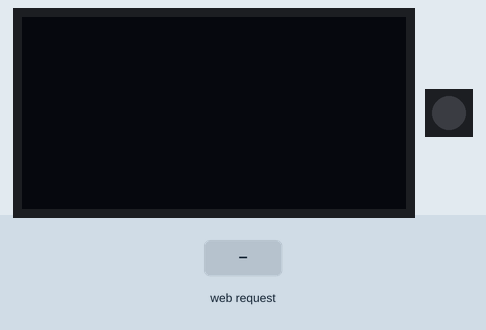
The program below on a simulated ESP32 board running MicroPython. Shown: 128×64 one-colour display, 1 RGB LEDs in strip order, left to right. The inputs (shaded band) are chosen by the test bench. The OLED is the two-colour kind (top 16 rows yellow); WiFi joins after 1.5 s; random numbers come from a fixed seed; the board's own WiFi access point starts at once; what the program prints to the serial console is not drawn.

Above: at 3.2 s.
3.3 s: HTTP request GET /guess?answer=90 received
At 4.9 s:
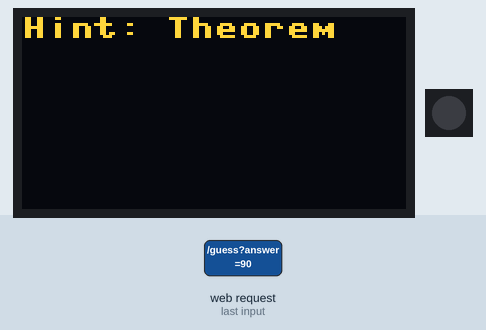
5.3 s: HTTP request GET /restart received
At 6.0 s:
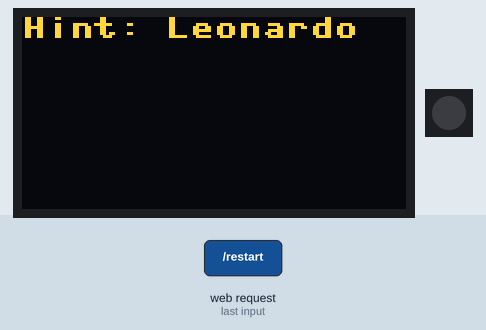
6.8 s: HTTP request GET /guess?answer=90 received
At 8.5 s:
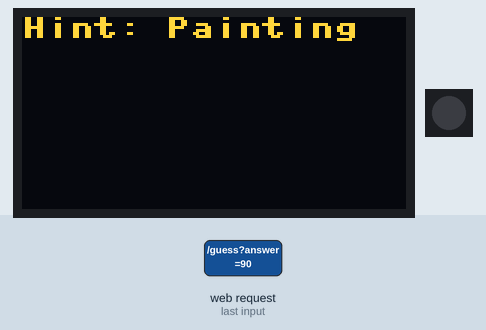
8.8 s: HTTP request GET /restart received
At 9.9 s:
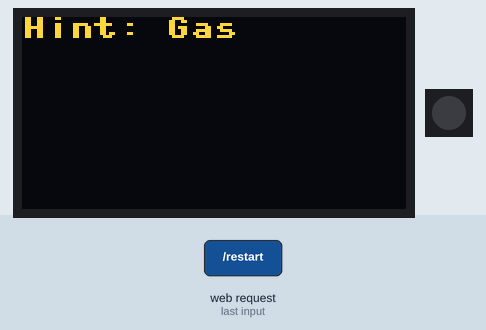
10.3 s: HTTP request GET /guess?answer=90 received
At 11.4 s:
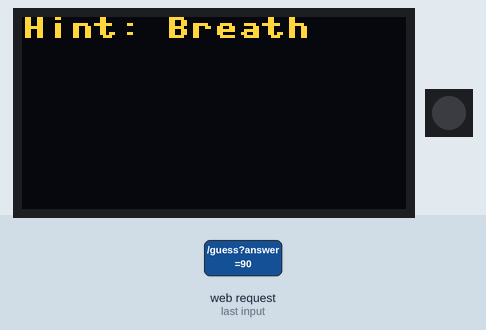
12.3 s: HTTP request GET /restart received
At 13.8 s:
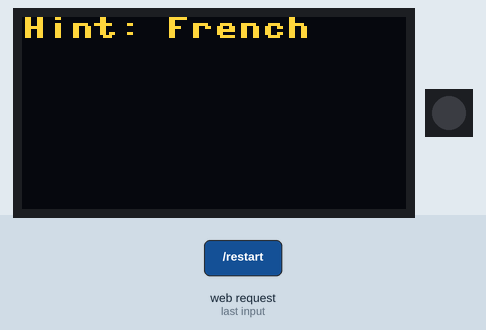
Timing chart, 0 to 14.8 s (numbered marks = the images above; inputs shaded):
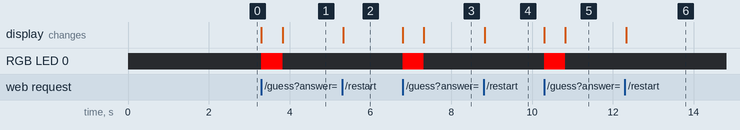

Measured:
- after the input at 3.3 s, RGB LED 0: off → RGB(255, 0, 0) at once, → off 0.52 s later
- after the input at 5.3 s, the display: changes at once (image 2)
- after the input at 6.8 s, RGB LED 0: off → RGB(255, 0, 0) at once, → off 0.52 s later
- after the input at 8.8 s, the display: changes at once (image 4)
- after the input at 10.3 s, RGB LED 0: off → RGB(255, 0, 0) at once, → off 0.52 s later
- after the input at 12.3 s, the display: changes at once (image 6)

The program:

trivia_game_task_2_version2.py
```python
import network
import wifi_manager
import socket
import time
from machine import Pin, SoftI2C
from neopixel import NeoPixel
import dht
from ssd1306 import SSD1306_I2C
import urandom

dht_pin = Pin(4)
sensor = dht.DHT11(dht_pin)

i2c = SoftI2C(scl=Pin(9), sda=Pin(8))
oled = SSD1306_I2C(128, 64, i2c)

rgb_pin = Pin(48, Pin.OUT)
rgb_led = NeoPixel(rgb_pin, 1)

SSID = "Heart Snatcher"
PASS = "iaminvincible07"

trivia_data = [
    {"category": "Science", "word": "Einstein", "hints": ["Relativity", "Physicist", "E=mc^2", "Nobel Prize", "Theory of Relativity"]},
    {"category": "Geography", "word": "Nile", "hints": ["Longest river", "Africa", "Egypt", "Flows north", "Cairo"]},
    {"category": "History", "word": "Napoleon", "hints": ["French", "Emperor", "Waterloo", "Short", "Corsica"]},
    {"category": "Technology", "word": "Internet", "hints": ["WWW", "Online", "Browsing", "Data", "Google"]},
    {"category": "Math", "word": "Pythagoras", "hints": ["Triangle", "Theorem", "Greek", "Right angle", "a^2 + b^2 = c^2"]},
    {"category": "Sports", "word": "Messi", "hints": ["Football", "Argentina", "Barcelona", "PSG", "GOAT"]},
    {"category": "Literature", "word": "Shakespeare", "hints": ["Playwright", "Hamlet", "Romeo", "Macbeth", "Elizabethan"]},
    {"category": "Biology", "word": "Cell", "hints": ["Basic unit", "Life", "Organelles", "Microscope", "Membrane"]},
    {"category": "Physics", "word": "Gravity", "hints": ["Apple", "Force", "Earth", "Newton", "Pull"]},
    {"category": "Movies", "word": "Titanic", "hints": ["Ship", "Iceberg", "Jack", "Rose", "Sank"]},
    {"category": "Programming", "word": "Python", "hints": ["Snake", "Language", "Indentation", "Easy", "Popular"]},
    {"category": "Invention", "word": "Telephone", "hints": ["Communication", "Alexander Bell", "Call", "Wires", "Device"]},
    {"category": "Computer", "word": "Keyboard", "hints": ["Typing", "QWERTY", "Keys", "Input", "Device"]},
    {"category": "Space", "word": "Moon", "hints": ["Crater", "Orbit", "Night", "NASA", "Apollo"]},
    {"category": "Animals", "word": "Elephant", "hints": ["Large", "Trunk", "Tusks", "Grey", "Herbivore"]},
    {"category": "Music", "word": "Beethoven", "hints": ["Composer", "Deaf", "Symphony", "Classical", "Piano"]},
    {"category": "Countries", "word": "Japan", "hints": ["Sushi", "Samurai", "Tokyo", "Anime", "Island"]},
    {"category": "Games", "word": "Chess", "hints": ["Board", "Checkmate", "King", "Queen", "Knight"]},
    {"category": "Art", "word": "Mona Lisa", "hints": ["Leonardo", "Painting", "Smile", "Louvre", "Famous"]},
    {"category": "Plants", "word": "Rose", "hints": ["Red", "Thorn", "Flower", "Love", "Petals"]},
    {"category": "Ocean", "word": "Pacific", "hints": ["Largest", "Ocean", "Asia", "Calm", "Water"]},
    {"category": "Insects", "word": "Bee", "hints": ["Honey", "Buzz", "Yellow", "Hive", "Pollinate"]},
    {"category": "Transport", "word": "Bicycle", "hints": ["Pedal", "Wheels", "Helmet", "Chain", "Ride"]},
    {"category": "Fruits", "word": "Banana", "hints": ["Yellow", "Monkey", "Peel", "Fruit", "Sweet"]},
    {"category": "Chemistry", "word": "Oxygen", "hints": ["Gas", "Breath", "Air", "O2", "Life"]},
]

# Connect to WiFi (STA mode)
wifi_manager.connect_to_wifi(SSID, PASS)

# Start ESP32's own WiFi (AP mode)
wifi_manager.start_access_point("sherry-esp", "connected")

def display_message_on_oled(msg):
    oled.fill(0)
    y = 0
    for line in msg.split("\n")[:4]:
        oled.text(line, 0, y)
        y += 16
    oled.show()

def flash_rgb(color):
    rgb_led[0] = color
    rgb_led.write()
    time.sleep(0.5)
    rgb_led[0] = (0, 0, 0)
    rgb_led.write()

def initialize_game():
    question = urandom.choice(trivia_data)
    return {
        "category": question["category"],
        "word": question["word"],
        "hints": question["hints"],
        "hints_given": 0,
        "guesses": 0,
        "status": "playing"
    }

def determine_intelligence_score(attempts):
    if attempts == 1:
        return "You are more intelligent than 90% of people! 🎉"
    elif attempts <= 3:
        return "Great job! You performed better than 70% of people!"
    else:
        return "Nice try! Keep improving and challenge yourself!"
def web_page(game_state):
    hint = game_state["hints"][game_state["hints_given"]] if game_state["hints_given"] < len(game_state["hints"]) else "No more hints!"
    status_message = ""
    bg_color = "#00FFFF"

    if game_state["status"] == "won":
        status_message = f"<div class='result win'>🎉 Correct!<br><b>{game_state['word']}</b><br>{determine_intelligence_score(game_state['guesses'])}</div>"
        bg_color = "#4CAF50"
        display_message_on_oled("You Won!\nAnswer: " + game_state['word'])
    elif game_state["status"] == "lost":
        status_message = f"<div class='result lose'>❌ Game Over!<br>The correct answer was <b>{game_state['word']}</b></div>"
        bg_color = "#FF0000"
        display_message_on_oled("You Lost!\nAnswer: " + game_state['word'])
    else:
        red_intensity = min(255, game_state["guesses"] * 50)
        bg_color = f"rgb({red_intensity}, 255, 255)"
        display_message_on_oled(f"Hint: {hint}")

    html = f"""\
HTTP/1.1 200 OK

<!DOCTYPE html>
<html>
<head>
  <meta charset="UTF-8">
  <meta name="viewport" content="width=device-width, initial-scale=1">
  <title>ESP32 Trivia Game</title>
  <style>
    body {{
      font-family: 'Segoe UI', sans-serif;
      background-color: {bg_color};
      margin: 0; padding: 0;
      display: flex; justify-content: center; align-items: center;
      min-height: 100vh;
      transition: background-color 0.8s ease;
    }}
    .card {{
      background: #fff;
      max-width: 400px;
      width: 90%;
      margin: 20px;
      padding: 25px;
      box-shadow: 0 4px 12px rgba(0,0,0,0.15);
      border-radius: 16px;
      text-align: center;
    }}
    h1 {{
      font-size: 1.8em;
      color: #333;
    }}
    p {{
      font-size: 1.1em;
      margin: 10px 0;
    }}
    .hint {{
      font-size: 1.2em;
      color: #006;
      font-weight: bold;
    }}
    .attempts {{
      color: #555;
    }}
    input[type="text"] {{
      width: 90%;
      max-width: 300px;
      padding: 12px;
      margin-top: 10px;
      border: 2px solid #ccc;
      border-radius: 8px;
      font-size: 1em;
      outline: none;
    }}
    button {{
      margin-top: 15px;
      padding: 12px 24px;
      font-size: 1em;
      background: linear-gradient(45deg, #2196F3, #00BCD4);
      color: white;
      border: none;
      border-radius: 8px;
      cursor: pointer;
      transition: transform 0.2s ease;
    }}
    button:hover {{
      transform: scale(1.05);
      background: linear-gradient(45deg, #1976D2, #00ACC1);
    }}
    .result {{
      margin-top: 20px;
      padding: 15px;
      font-weight: bold;
      border-radius: 12px;
      font-size: 1.1em;
    }}
    .win {{
      background-color: #d4edda;
      color: #155724;
    }}
    .lose {{
      background-color: #f8d7da;
      color: #721c24;
    }}
  </style>
</head>
<body>
  <div class="card">
    <h1>Trivia: {game_state['category']}</h1>
    <p class="hint">🔍 Hint: {hint}</p>
    <p class="attempts">🧠 Attempts Left: {5 - game_state["guesses"]}</p>

    <form action="/guess">
      <input type="text" name="answer" placeholder="Enter your guess" required><br>
      <button type="submit">Submit</button>
    </form>

    {status_message}

    <br><br>
    <a href="/restart"><button>🔄 Restart Game</button></a>
  </div>
</body>
</html>
"""
    return html


def handle_client(conn, addr, game_state):
    request = conn.recv(1024).decode()
    if "GET / " in request:
        response = web_page(game_state)
    elif "GET /guess?answer=" in request:
        answer = request.split("answer=")[1].split(" ")[0].replace("%20", " ").lower()
        correct = answer == game_state["word"].lower()
        if correct:
            game_state["status"] = "won"
            flash_rgb((0, 255, 0))  # Green for correct
        else:
            game_state["guesses"] += 1
            flash_rgb((255, 0, 0))  # Red for wrong
            if game_state["guesses"] >= 5:
                game_state["status"] = "lost"
            else:
                game_state["hints_given"] = min(game_state["hints_given"] + 1, len(game_state["hints"]) - 1)
        response = web_page(game_state)
    elif "GET /restart" in request:
        game_state.clear()
        game_state.update(initialize_game())
        response = web_page(game_state)
    else:
        response = "HTTP/1.1 404 Not Found\n\nPage Not Found"
    conn.send(response)
    conn.close()

game_state = initialize_game()

addr = socket.getaddrinfo('0.0.0.0', 80)[0][-1]
s = socket.socket()
s.setsockopt(socket.SOL_SOCKET, socket.SO_REUSEADDR, 1)  # Allow address reuse
s.bind(addr)
s.listen(1)

print("Trivia Game server running...")

while True:
    conn, addr = s.accept()
    handle_client(conn, addr, game_state)
```

wifi_manager.py
```python
import network
import time

def connect_to_wifi(ssid, password, timeout=10):
    sta = network.WLAN(network.STA_IF)
    sta.active(True)
    if not sta.isconnected():
        print(f"Connecting to WiFi: {ssid} ...")
        sta.connect(ssid, password)
        start = time.ticks_ms()
        while not sta.isconnected():
            if time.ticks_diff(time.ticks_ms(), start) > timeout * 1000:
                print("Connection timed out.")
                return None
            time.sleep(1)
    print("Connected to WiFi. IP:", sta.ifconfig()[0])
    return sta.ifconfig()[0]

def start_access_point(ap_ssid="ESP32-AP", ap_password="12345678"):
    ap = network.WLAN(network.AP_IF)
    ap.active(True)
    ap.config(essid=ap_ssid, password=ap_password, authmode=network.AUTH_WPA_WPA2_PSK)
    print(f"Access Point started with SSID: {ap_ssid} and Password: {ap_password}")
    print("AP IP address:", ap.ifconfig()[0])
    return ap.ifconfig()[0]
```
